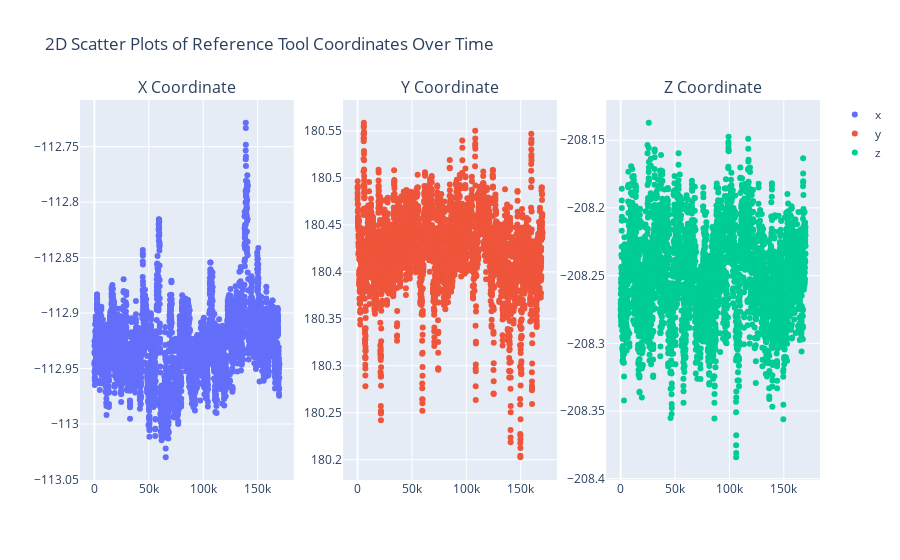
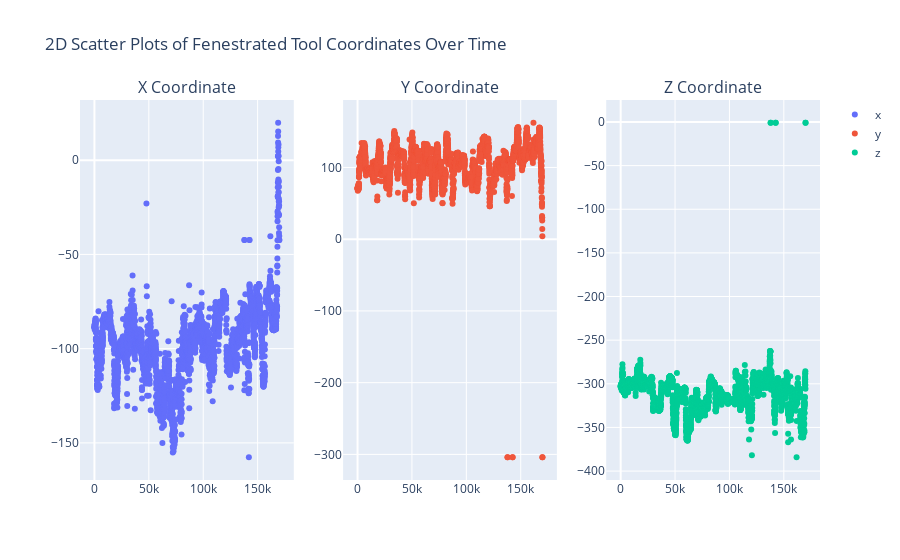
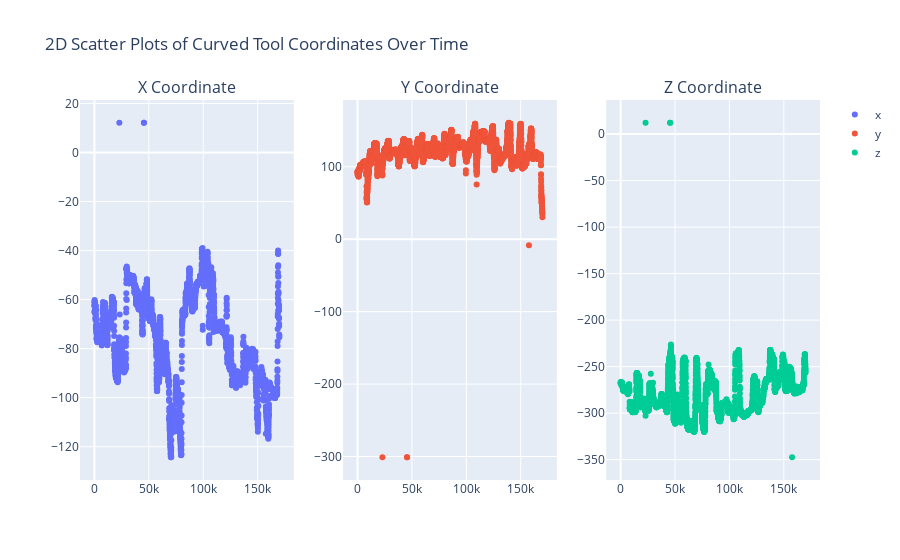
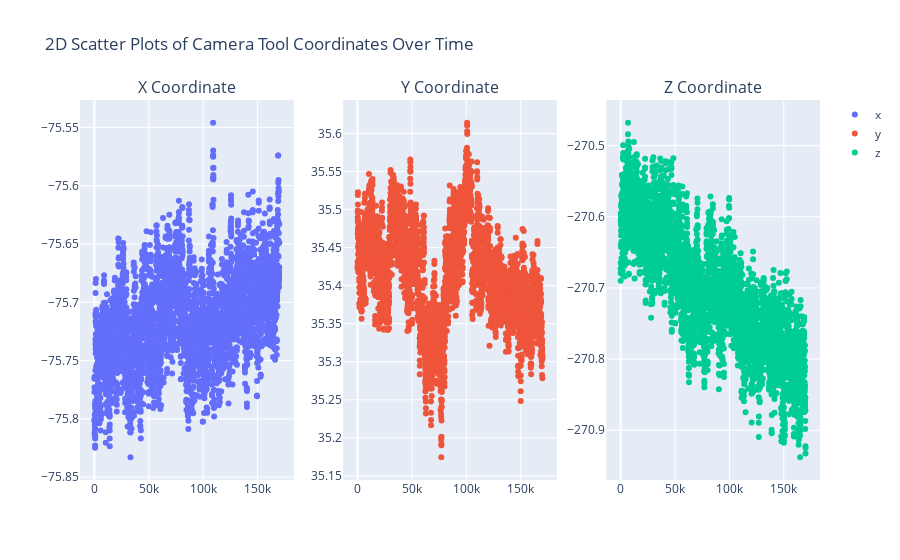

These figures' notebook cell, in order:
### Code cell
import plotly.graph_objects as go
from plotly.subplots import make_subplots


# Define a function to create scatter plots for x, y, and z coordinates
def create_2d_scatter_plots(df, tool_name):
    fig = make_subplots(
        rows=1, cols=3, subplot_titles=("X Coordinate", "Y Coordinate", "Z Coordinate")
    )

    fig.add_trace(
        go.Scatter(x=df["time"], y=df["x"], mode="markers", name="x"), row=1, col=1
    )

    fig.add_trace(
        go.Scatter(x=df["time"], y=df["y"], mode="markers", name="y"), row=1, col=2
    )

    fig.add_trace(
        go.Scatter(x=df["time"], y=df["z"], mode="markers", name="z"), row=1, col=3
    )

    fig.update_layout(
        title_text=f"2D Scatter Plots of {tool_name} Tool Coordinates Over Time"
    )
    fig.show()


# Plot the data for each tool
create_2d_scatter_plots(reference_df, "Reference")
create_2d_scatter_plots(fenestrated_df, "Fenestrated")
create_2d_scatter_plots(curved_df, "Curved")
create_2d_scatter_plots(camera_df, "Camera")

### Figure 1 — Plotly figure (JSON) as saved in the notebook; plotly's stock layout.template omitted (floating-point values rounded to 4 significant figures; data arrays with more than 128 entries replaced by an {"elided": "..."} marker saying what was removed)
{"data": [{"mode": "markers", "name": "x", "type": "scatter", "x": {"elided": "4225 int values"}, "xaxis": "x", "y": {"elided": "4225 float values"}, "yaxis": "y"}, {"mode": "markers", "name": "y", "type": "scatter", "x": {"elided": "4225 int values"}, "xaxis": "x2", "y": {"elided": "4225 float values"}, "yaxis": "y2"}, {"mode": "markers", "name": "z", "type": "scatter", "x": {"elided": "4225 int values"}, "xaxis": "x3", "y": {"elided": "4225 float values"}, "yaxis": "y3"}], "layout": {"annotations": [{"font": {"size": 16}, "showarrow": false, "text": "X Coordinate", "x": 0.1444, "xanchor": "center", "xref": "paper", "y": 1, "yanchor": "bottom", "yref": "paper"}, {"font": {"size": 16}, "showarrow": false, "text": "Y Coordinate", "x": 0.5, "xanchor": "center", "xref": "paper", "y": 1, "yanchor": "bottom", "yref": "paper"}, {"font": {"size": 16}, "showarrow": false, "text": "Z Coordinate", "x": 0.8556, "xanchor": "center", "xref": "paper", "y": 1, "yanchor": "bottom", "yref": "paper"}], "title": {"text": "2D Scatter Plots of Reference Tool Coordinates Over Time"}, "xaxis": {"anchor": "y", "domain": [0, 0.2889]}, "xaxis2": {"anchor": "y2", "domain": [0.3556, 0.6444]}, "xaxis3": {"anchor": "y3", "domain": [0.7111, 1]}, "yaxis": {"anchor": "x", "domain": [0, 1]}, "yaxis2": {"anchor": "x2", "domain": [0, 1]}, "yaxis3": {"anchor": "x3", "domain": [0, 1]}}}

### Figure 2 — Plotly figure (JSON) as saved in the notebook; plotly's stock layout.template omitted (floating-point values rounded to 4 significant figures; data arrays with more than 128 entries replaced by an {"elided": "..."} marker saying what was removed)
{"data": [{"mode": "markers", "name": "x", "type": "scatter", "x": {"elided": "4225 int values"}, "xaxis": "x", "y": {"elided": "4225 float values"}, "yaxis": "y"}, {"mode": "markers", "name": "y", "type": "scatter", "x": {"elided": "4225 int values"}, "xaxis": "x2", "y": {"elided": "4225 float values"}, "yaxis": "y2"}, {"mode": "markers", "name": "z", "type": "scatter", "x": {"elided": "4225 int values"}, "xaxis": "x3", "y": {"elided": "4225 float values"}, "yaxis": "y3"}], "layout": {"annotations": [{"font": {"size": 16}, "showarrow": false, "text": "X Coordinate", "x": 0.1444, "xanchor": "center", "xref": "paper", "y": 1, "yanchor": "bottom", "yref": "paper"}, {"font": {"size": 16}, "showarrow": false, "text": "Y Coordinate", "x": 0.5, "xanchor": "center", "xref": "paper", "y": 1, "yanchor": "bottom", "yref": "paper"}, {"font": {"size": 16}, "showarrow": false, "text": "Z Coordinate", "x": 0.8556, "xanchor": "center", "xref": "paper", "y": 1, "yanchor": "bottom", "yref": "paper"}], "title": {"text": "2D Scatter Plots of Fenestrated Tool Coordinates Over Time"}, "xaxis": {"anchor": "y", "domain": [0, 0.2889]}, "xaxis2": {"anchor": "y2", "domain": [0.3556, 0.6444]}, "xaxis3": {"anchor": "y3", "domain": [0.7111, 1]}, "yaxis": {"anchor": "x", "domain": [0, 1]}, "yaxis2": {"anchor": "x2", "domain": [0, 1]}, "yaxis3": {"anchor": "x3", "domain": [0, 1]}}}

### Figure 3 — Plotly figure (JSON) as saved in the notebook; plotly's stock layout.template omitted (floating-point values rounded to 4 significant figures; data arrays with more than 128 entries replaced by an {"elided": "..."} marker saying what was removed)
{"data": [{"mode": "markers", "name": "x", "type": "scatter", "x": {"elided": "4225 int values"}, "xaxis": "x", "y": {"elided": "4225 float values"}, "yaxis": "y"}, {"mode": "markers", "name": "y", "type": "scatter", "x": {"elided": "4225 int values"}, "xaxis": "x2", "y": {"elided": "4225 float values"}, "yaxis": "y2"}, {"mode": "markers", "name": "z", "type": "scatter", "x": {"elided": "4225 int values"}, "xaxis": "x3", "y": {"elided": "4225 float values"}, "yaxis": "y3"}], "layout": {"annotations": [{"font": {"size": 16}, "showarrow": false, "text": "X Coordinate", "x": 0.1444, "xanchor": "center", "xref": "paper", "y": 1, "yanchor": "bottom", "yref": "paper"}, {"font": {"size": 16}, "showarrow": false, "text": "Y Coordinate", "x": 0.5, "xanchor": "center", "xref": "paper", "y": 1, "yanchor": "bottom", "yref": "paper"}, {"font": {"size": 16}, "showarrow": false, "text": "Z Coordinate", "x": 0.8556, "xanchor": "center", "xref": "paper", "y": 1, "yanchor": "bottom", "yref": "paper"}], "title": {"text": "2D Scatter Plots of Curved Tool Coordinates Over Time"}, "xaxis": {"anchor": "y", "domain": [0, 0.2889]}, "xaxis2": {"anchor": "y2", "domain": [0.3556, 0.6444]}, "xaxis3": {"anchor": "y3", "domain": [0.7111, 1]}, "yaxis": {"anchor": "x", "domain": [0, 1]}, "yaxis2": {"anchor": "x2", "domain": [0, 1]}, "yaxis3": {"anchor": "x3", "domain": [0, 1]}}}

### Figure 4 — Plotly figure (JSON) as saved in the notebook; plotly's stock layout.template omitted (floating-point values rounded to 4 significant figures; data arrays with more than 128 entries replaced by an {"elided": "..."} marker saying what was removed)
{"data": [{"mode": "markers", "name": "x", "type": "scatter", "x": {"elided": "4225 int values"}, "xaxis": "x", "y": {"elided": "4225 float values"}, "yaxis": "y"}, {"mode": "markers", "name": "y", "type": "scatter", "x": {"elided": "4225 int values"}, "xaxis": "x2", "y": {"elided": "4225 float values"}, "yaxis": "y2"}, {"mode": "markers", "name": "z", "type": "scatter", "x": {"elided": "4225 int values"}, "xaxis": "x3", "y": {"elided": "4225 float values"}, "yaxis": "y3"}], "layout": {"annotations": [{"font": {"size": 16}, "showarrow": false, "text": "X Coordinate", "x": 0.1444, "xanchor": "center", "xref": "paper", "y": 1, "yanchor": "bottom", "yref": "paper"}, {"font": {"size": 16}, "showarrow": false, "text": "Y Coordinate", "x": 0.5, "xanchor": "center", "xref": "paper", "y": 1, "yanchor": "bottom", "yref": "paper"}, {"font": {"size": 16}, "showarrow": false, "text": "Z Coordinate", "x": 0.8556, "xanchor": "center", "xref": "paper", "y": 1, "yanchor": "bottom", "yref": "paper"}], "title": {"text": "2D Scatter Plots of Camera Tool Coordinates Over Time"}, "xaxis": {"anchor": "y", "domain": [0, 0.2889]}, "xaxis2": {"anchor": "y2", "domain": [0.3556, 0.6444]}, "xaxis3": {"anchor": "y3", "domain": [0.7111, 1]}, "yaxis": {"anchor": "x", "domain": [0, 1]}, "yaxis2": {"anchor": "x2", "domain": [0, 1]}, "yaxis3": {"anchor": "x3", "domain": [0, 1]}}}
